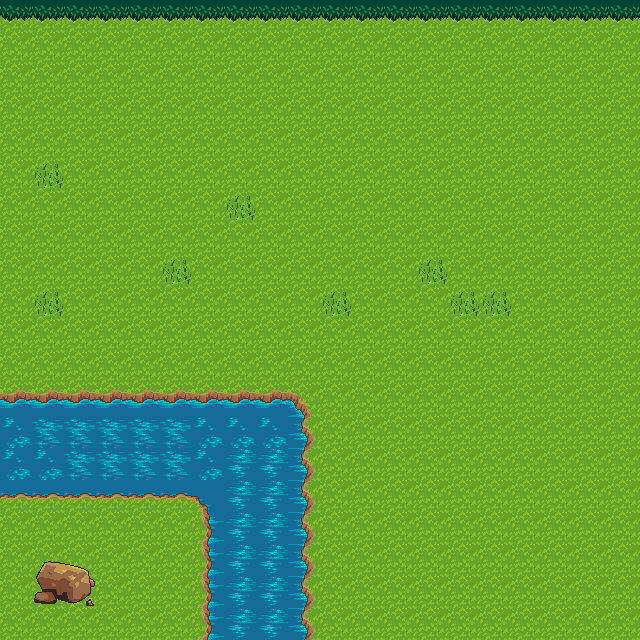

The image is a tile-based game level rendered from a .tmx file. Its description and complete source (layers, tilesets, objects, tile grids) follow:
An orthogonal 20x20 tile map with 32x32 px tiles, 3 tile layers (0, Tile Layer 1, Tile Layer 2).

<map version="1.2" tiledversion="1.2.3" orientation="orthogonal" renderorder="left-down" width="20" height="20" tilewidth="32" tileheight="32" infinite="0" nextlayerid="4" nextobjectid="1">
 <tileset firstgid="1" name="terrain" tilewidth="32" tileheight="32" tilecount="1024" columns="32">
  <image source="terrain.png" width="1024" height="1024" />
  <tile id="193" type="blocked" />
  <tile id="194" type="blocked" />
  <tile id="195" type="blocked" />
  <tile id="196" type="blocked" />
  <tile id="197" type="blocked" />
  <tile id="199" type="blocked" />
  <tile id="200" type="blocked" />
  <tile id="225" type="blocked" />
  <tile id="226" type="blocked" />
  <tile id="227" type="blocked" />
  <tile id="228" type="blocked" />
  <tile id="229" type="blocked" />
  <tile id="231" type="blocked" />
  <tile id="232" type="blocked" />
  <tile id="256" type="blocked" />
  <tile id="257" type="blocked" />
  <tile id="258" type="blocked" />
  <tile id="259" type="blocked" />
  <tile id="260" type="blocked" />
  <tile id="261" type="blocked" />
  <tile id="262" type="blocked" />
  <tile id="263" type="blocked" />
  <tile id="264" type="blocked" />
  <tile id="288" type="blocked" />
  <tile id="289" type="blocked" />
  <tile id="290" type="blocked" />
  <tile id="291" type="blocked" />
  <tile id="292" type="blocked" />
  <tile id="293" type="blocked" />
  <tile id="294" type="blocked" />
  <tile id="295" type="blocked" />
  <tile id="296" type="blocked" />
  <tile id="320" type="blocked" />
  <tile id="321" type="blocked" />
  <tile id="322" type="blocked" />
  <tile id="323" type="blocked" />
  <tile id="324" type="blocked" />
  <tile id="325" type="blocked" />
  <tile id="326" type="blocked" />
  <tile id="327" type="blocked" />
  <tile id="328" type="blocked" />
  <tile id="463" type="blocked" />
  <tile id="464" type="blocked" />
  <tile id="465" type="blocked" />
  <tile id="495" type="blocked" />
  <tile id="496" type="blocked" />
  <tile id="497" type="blocked" />
  <tile id="527" type="blocked" />
  <tile id="528" type="blocked" />
  <tile id="529" type="blocked" />
 </tileset>
 <layer id="3" name="0" width="20" height="20">
  <data encoding="csv">
0,0,0,0,0,0,0,0,0,0,0,0,0,0,0,0,0,0,0,0,
0,0,0,0,0,0,0,0,0,0,0,0,0,0,0,0,0,0,0,0,
0,0,0,0,0,0,0,0,0,0,0,0,0,0,0,0,0,0,0,0,
0,0,0,0,0,0,0,0,0,0,0,0,0,0,0,0,0,0,0,0,
0,0,0,0,0,0,0,0,0,0,0,0,0,0,0,0,0,0,0,0,
0,0,0,0,0,0,0,0,0,0,0,0,0,0,0,0,0,0,0,0,
0,0,0,0,0,0,0,0,0,0,0,0,0,0,0,0,0,0,0,0,
0,0,0,0,0,0,0,0,0,0,0,0,0,0,0,0,0,0,0,0,
0,0,0,0,0,0,0,0,0,0,0,0,0,0,0,0,0,0,0,0,
0,0,0,0,0,0,0,0,0,0,0,0,0,0,0,0,0,0,0,0,
0,0,0,0,0,0,0,0,0,0,0,0,0,0,0,0,0,0,0,0,
0,0,0,0,0,0,0,0,0,0,0,0,0,0,0,0,0,0,0,0,
0,0,0,0,0,0,0,0,0,0,0,0,0,0,0,0,0,0,0,0,
0,0,0,0,0,0,0,208,208,208,0,0,0,0,0,0,0,0,0,0,
0,0,0,0,0,0,0,240,240,240,0,0,0,0,0,0,0,0,0,0,
0,0,0,0,0,0,0,0,0,0,0,0,0,0,0,0,0,0,0,0,
0,0,0,0,0,0,0,0,0,0,0,0,0,0,0,0,0,0,0,0,
0,0,0,0,0,0,0,0,0,0,0,0,0,0,0,0,0,0,0,0,
0,0,0,0,0,0,0,0,0,0,0,0,0,0,0,0,0,0,0,0,
0,0,0,0,0,0,0,0,0,0,0,0,0,0,0,0,0,0,0,0
</data>
 </layer>
 <layer id="1" name="Tile Layer 1" width="20" height="20">
  <data encoding="csv">
302,302,302,302,302,302,302,302,302,302,302,302,302,302,302,302,302,302,302,302,
302,302,302,302,302,302,302,302,302,302,302,302,302,302,302,302,302,302,302,302,
302,302,302,302,302,302,302,302,302,302,302,302,302,302,302,302,302,302,302,302,
302,302,302,302,302,302,302,302,302,302,302,302,302,302,302,302,302,302,302,302,
302,302,302,302,302,302,302,302,302,302,302,302,302,302,302,302,302,302,302,302,
302,302,302,302,302,302,302,302,302,302,302,302,302,302,302,302,302,302,302,302,
302,302,302,302,302,302,302,302,302,302,302,302,302,302,302,302,302,302,302,302,
302,302,302,302,302,302,302,302,302,302,302,302,302,302,302,302,302,302,302,302,
302,302,302,302,302,302,302,302,302,302,302,302,302,302,302,302,302,302,302,302,
302,302,302,302,302,302,302,302,302,302,302,302,302,302,302,302,302,302,302,302,
302,302,302,302,302,302,302,302,302,302,302,302,302,302,302,302,302,302,302,302,
302,302,302,302,302,302,302,302,302,302,302,302,302,302,302,302,302,302,302,302,
302,302,302,302,302,302,302,302,302,302,302,302,302,302,302,302,302,302,302,302,
302,302,302,302,302,302,302,302,302,302,302,302,302,302,302,302,302,302,302,302,
302,302,302,302,302,302,302,302,302,302,302,302,302,302,302,302,302,302,302,302,
302,302,302,302,302,302,302,302,302,302,302,302,302,302,302,302,302,302,302,302,
302,302,302,302,302,302,302,302,302,302,302,302,302,302,302,302,302,302,302,302,
302,302,302,302,302,302,302,302,302,302,302,302,302,302,302,302,302,302,302,302,
302,302,302,302,302,302,302,302,302,302,302,302,302,302,302,302,302,302,302,302,
302,302,302,302,302,302,302,302,302,302,302,302,302,302,302,302,302,302,302,302
</data>
 </layer>
 <layer id="2" name="Tile Layer 2" width="20" height="20">
  <data encoding="csv">
328,328,328,328,328,328,328,328,328,328,328,328,328,328,328,328,328,328,328,328,
0,0,0,0,0,0,0,0,0,0,0,0,0,0,0,0,0,0,0,0,
0,0,0,0,0,0,0,0,0,0,0,0,0,0,0,0,0,0,0,0,
0,0,0,0,0,0,0,0,0,0,0,0,0,0,0,0,0,0,0,0,
0,0,0,0,0,0,0,0,0,0,0,0,0,0,0,0,0,0,0,0,
0,368,0,0,0,0,0,0,0,0,0,0,0,0,0,0,0,0,0,0,
0,0,0,0,0,0,0,368,0,0,0,0,0,0,0,0,0,0,0,0,
0,0,0,0,0,0,0,0,0,0,0,0,0,0,0,0,0,0,0,0,
0,0,0,0,0,368,0,0,0,0,0,0,0,368,0,0,0,0,0,0,
0,368,0,0,0,0,0,0,0,0,368,0,0,0,368,368,0,0,0,0,
0,0,0,0,0,0,0,0,0,0,0,0,0,0,0,0,0,0,0,0,
0,0,0,0,0,0,0,0,0,0,0,0,0,0,0,0,0,0,0,0,
93,93,93,93,93,93,93,93,93,94,0,0,0,0,0,0,0,0,0,0,
189,190,190,190,190,190,189,189,189,126,0,0,0,0,0,0,0,0,0,0,
189,189,190,190,190,190,189,188,188,126,0,0,0,0,0,0,0,0,0,0,
157,157,157,157,157,157,30,188,188,126,0,0,0,0,0,0,0,0,0,0,
0,0,0,0,0,0,124,188,188,126,0,0,0,0,0,0,0,0,0,0,
0,633,634,0,0,0,124,188,188,126,0,0,0,0,0,0,0,0,0,0,
0,665,666,0,0,0,124,188,188,126,0,0,0,0,0,0,0,0,0,0,
0,0,0,0,0,0,124,188,188,126,0,0,0,0,0,0,0,0,0,0
</data>
 </layer>
</map>
